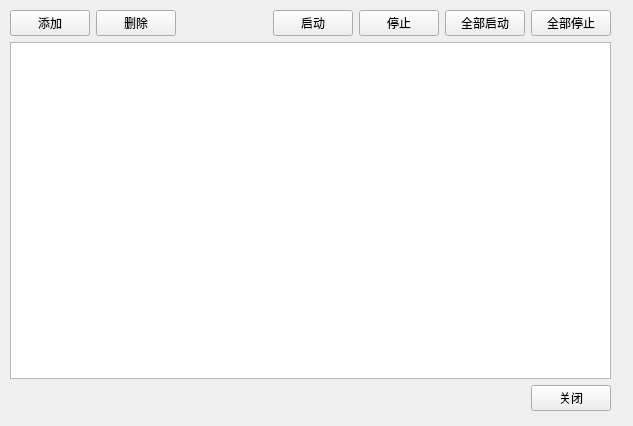
<?xml version="1.0" encoding="UTF-8"?>
<ui version="4.0">
 <class>DriverUI</class>
 <widget class="QWidget" name="DriverUI">
  <property name="geometry">
   <rect>
    <x>0</x>
    <y>0</y>
    <width>633</width>
    <height>426</height>
   </rect>
  </property>
  <property name="windowTitle">
   <string>Form</string>
  </property>
  <widget class="QWidget" name="gridLayoutWidget">
   <property name="geometry">
    <rect>
     <x>0</x>
     <y>0</y>
     <width>621</width>
     <height>421</height>
    </rect>
   </property>
   <layout class="QGridLayout" name="gridLayout">
    <property name="leftMargin">
     <number>10</number>
    </property>
    <property name="topMargin">
     <number>10</number>
    </property>
    <property name="rightMargin">
     <number>10</number>
    </property>
    <property name="bottomMargin">
     <number>10</number>
    </property>
    <item row="0" column="1">
     <widget class="QPushButton" name="pbDelete">
      <property name="text">
       <string>删除</string>
      </property>
     </widget>
    </item>
    <item row="2" column="0" colspan="6">
     <spacer name="horizontalSpacer">
      <property name="orientation">
       <enum>Qt::Horizontal</enum>
      </property>
      <property name="sizeHint" stdset="0">
       <size>
        <width>40</width>
        <height>20</height>
       </size>
      </property>
     </spacer>
    </item>
    <item row="1" column="0" colspan="7">
     <widget class="QTableView" name="tvDrivers">
      <property name="sortingEnabled">
       <bool>true</bool>
      </property>
     </widget>
    </item>
    <item row="2" column="6">
     <widget class="QPushButton" name="pbClose">
      <property name="text">
       <string>关闭</string>
      </property>
     </widget>
    </item>
    <item row="0" column="0">
     <widget class="QPushButton" name="pbAdd">
      <property name="text">
       <string>添加</string>
      </property>
     </widget>
    </item>
    <item row="0" column="2">
     <spacer name="horizontalSpacer_2">
      <property name="orientation">
       <enum>Qt::Horizontal</enum>
      </property>
      <property name="sizeHint" stdset="0">
       <size>
        <width>40</width>
        <height>20</height>
       </size>
      </property>
     </spacer>
    </item>
    <item row="0" column="6">
     <widget class="QPushButton" name="pbAllStop">
      <property name="text">
       <string>全部停止</string>
      </property>
     </widget>
    </item>
    <item row="0" column="5">
     <widget class="QPushButton" name="pbAllStart">
      <property name="text">
       <string>全部启动</string>
      </property>
     </widget>
    </item>
    <item row="0" column="4">
     <widget class="QPushButton" name="pbStop">
      <property name="text">
       <string>停止</string>
      </property>
     </widget>
    </item>
    <item row="0" column="3">
     <widget class="QPushButton" name="pbStart">
      <property name="text">
       <string>启动</string>
      </property>
     </widget>
    </item>
   </layout>
  </widget>
 </widget>
 <resources/>
 <connections/>
</ui>
